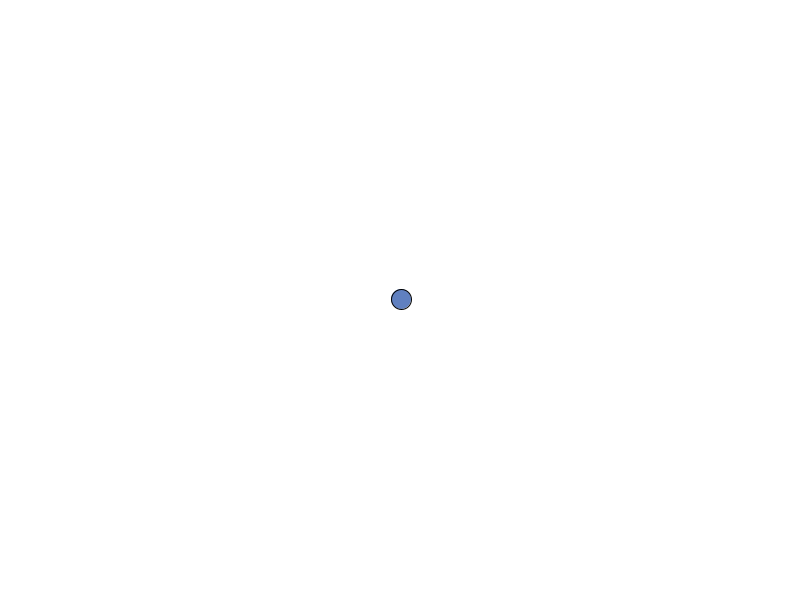
Frame 1 (no input)
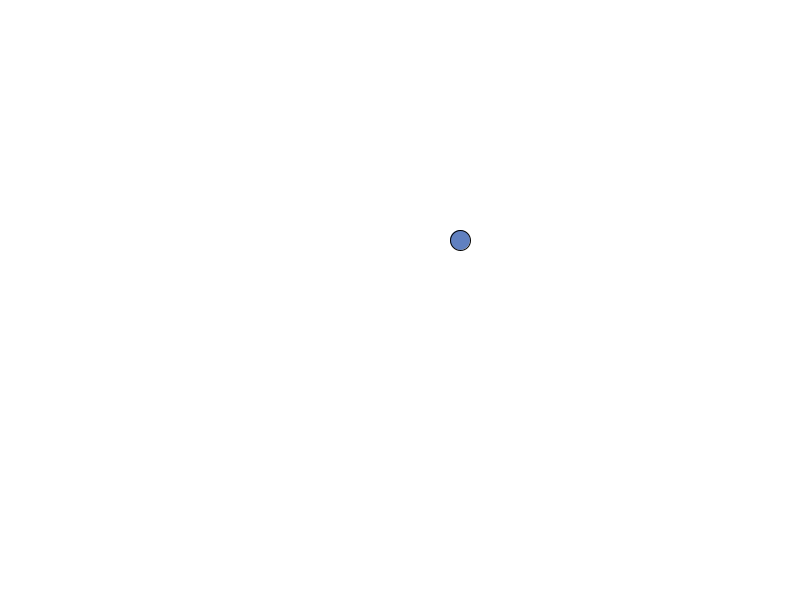
Frame 60 (the mouse pressed at the canvas centre just before this capture)
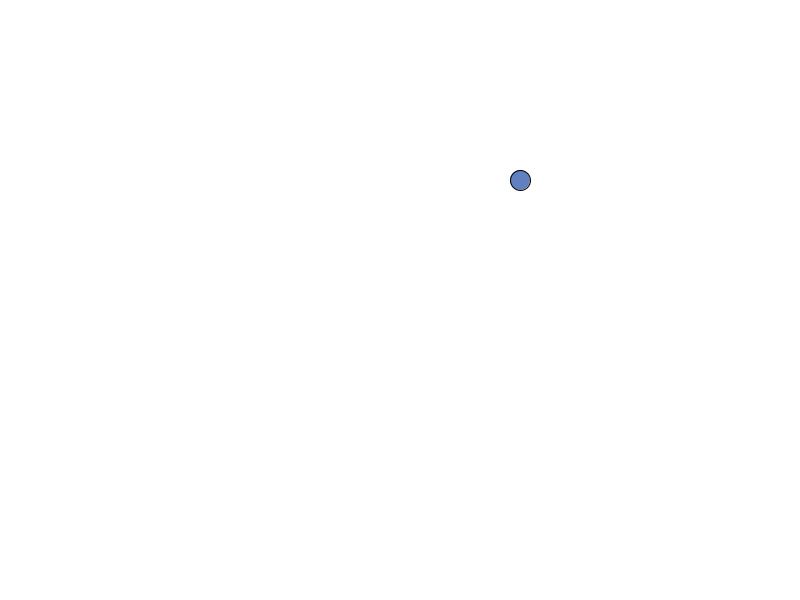
Frame 120 (the mouse held since frame 60 and released just before this capture)

The Processing sketch that drew these frames (run headless with seeded random() and noise(); from frame 60 on, the mouse is pressed at the canvas centre):

// Processing sketch: ClickCircleSolution
// ── ClickCircleSolution.pde
float x;
float y;

void setup() {
  size(800, 600);
  x = width / 2;
  y = height / 2;
  fill(96, 128, 192);
  smooth();
}

void draw() {
  background(255);
  
  x++;
  y--;
  
  ellipse(x, y, 20, 20);
}

void mouseClicked() {
  x = mouseX;
  y = mouseY;
}
